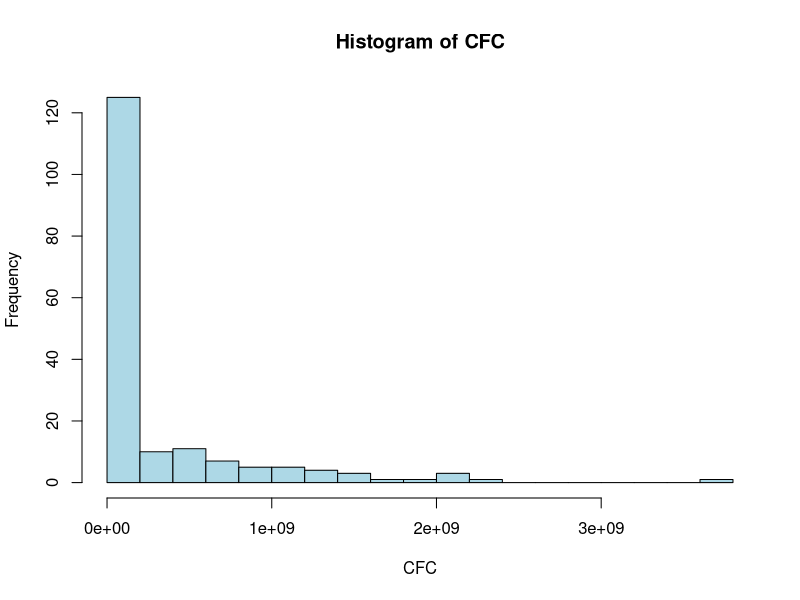
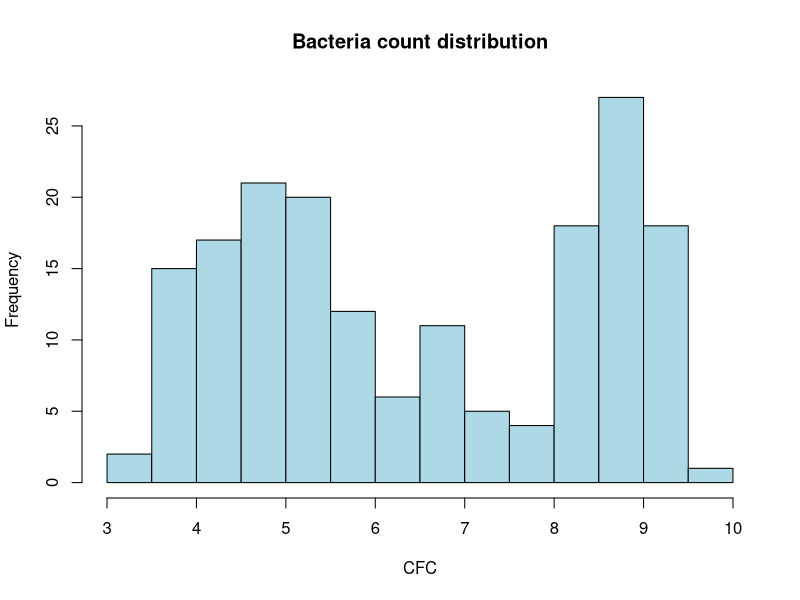
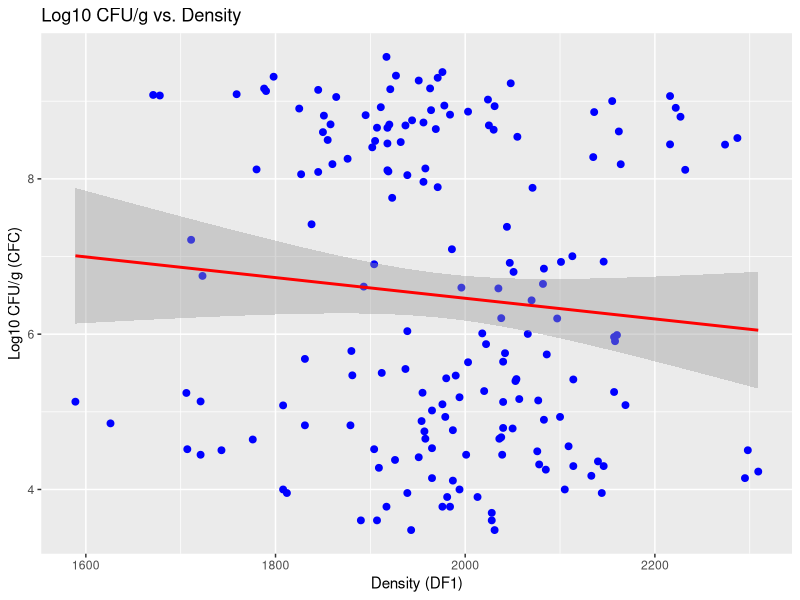
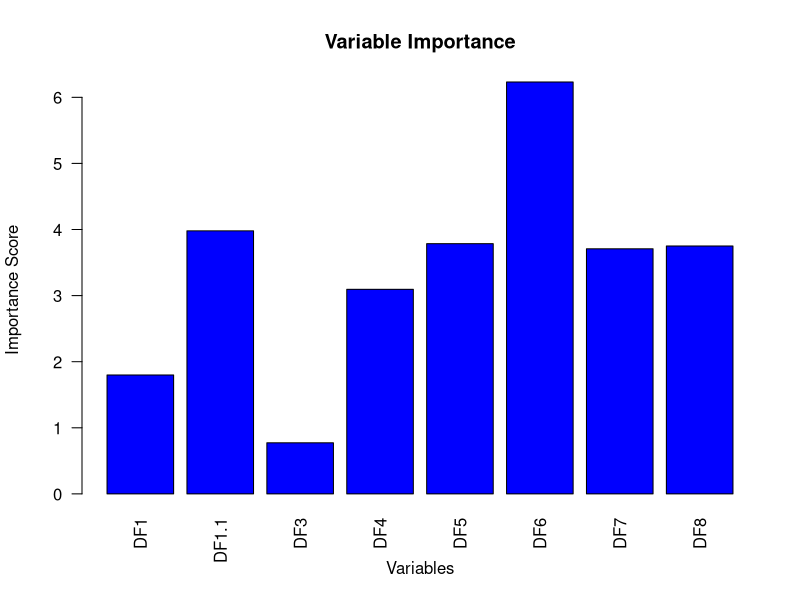
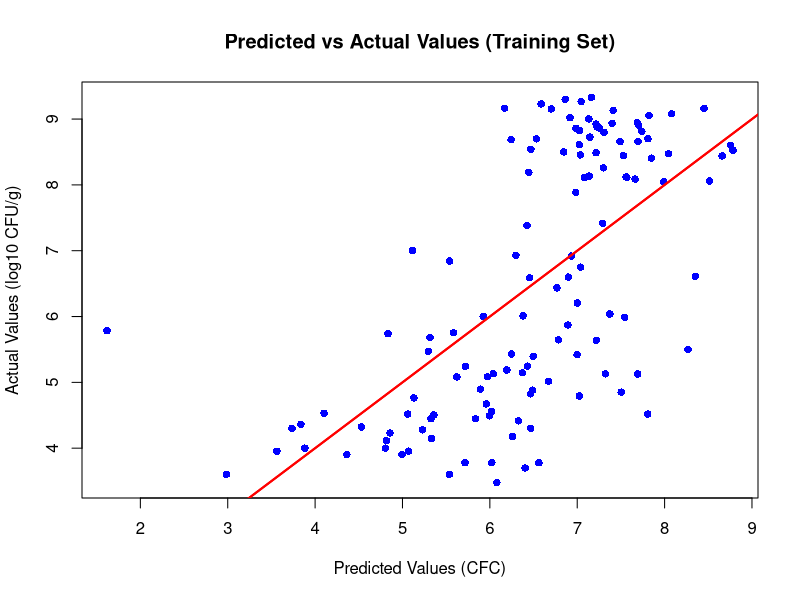
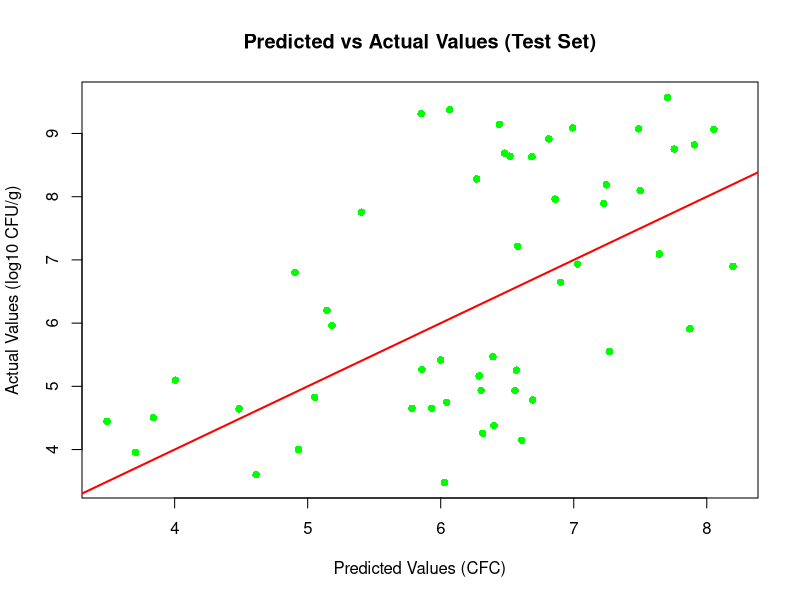
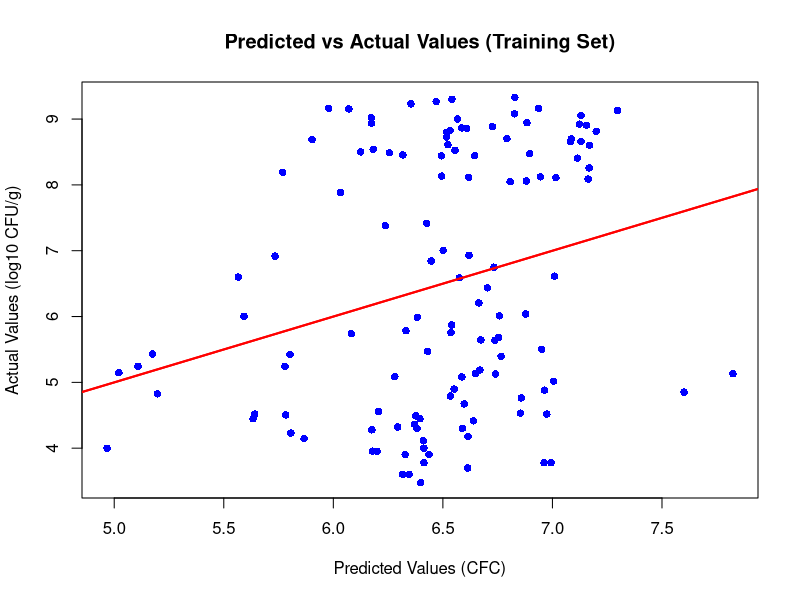
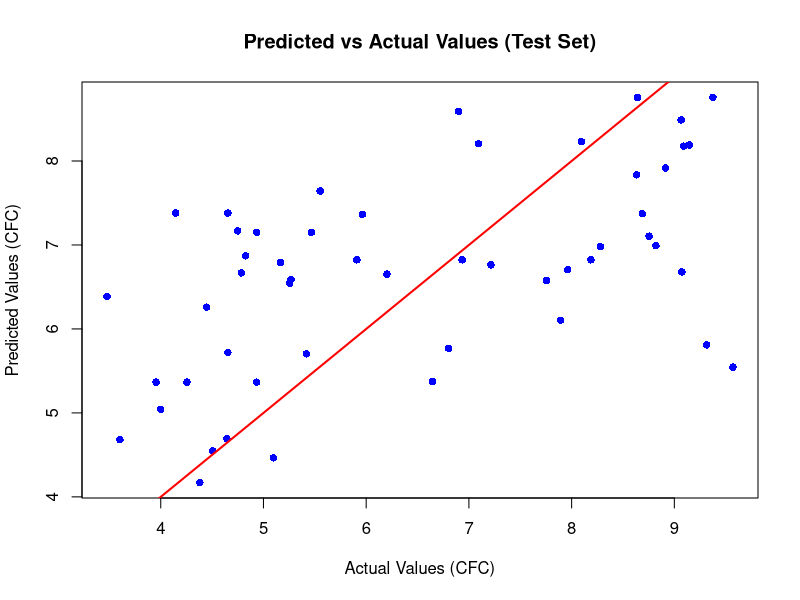

Source code (R) for these figures, in order: (Note: this script raises an error after producing the figures.)
## ---- chunk 1
enose <- read.table('EnoseAllSamples.csv', sep=",", header = TRUE, row.names = 1)
sensory <- read.table('MicroCounts.csv', sep=",", header = TRUE, row.names = 1)
## ---- chunk 2
merged <- merge(enose, sensory, by="row.names")

rownames(merged) = merged[,1]

#remove rownames columns
AllData <- as.data.frame(merged[, -1])
## ---- chunk 3
hist(AllData$CFC,
     main = "Histogram of CFC",
     xlab = "CFC",
     col = "lightblue", breaks = 20)

## ---- chunk 4
AllData$CFC <- log10(AllData$CFC)
hist(AllData$CFC,
     main = "Bacteria count distribution",
     xlab = "CFC",
     col = "lightblue", breaks = 20)
## ---- chunk 5
library(ggplot2)
ggplot(AllData, aes(x = DF1, y = CFC)) +
  geom_point(color = "blue", size = 2) +
  geom_smooth(method = "lm", color = "red") +
  ggtitle("Log10 CFU/g vs. Density") +
  xlab("Density (DF1)") +
  ylab("Log10 CFU/g (CFC)")
## ---- chunk 6
library(caret)
set.seed(8)

trainIndex <- createDataPartition(AllData$CFC, p = .7, list = FALSE, times = 1)

trainSet <- AllData[trainIndex, ]; testSet <- AllData[-trainIndex, ]

trainCl <- trainSet[, ncol(trainSet)]
testCl <- testSet[, ncol(testSet)]
## ---- chunk 7
model.fit <- lm(CFC ~ ., data = trainSet)

summary(model.fit)
## ---- chunk 8
library(caret)
AllData.variableImportance = varImp(model.fit, scale = TRUE)
print(AllData.variableImportance)
## ---- chunk 9
barplot(AllData.variableImportance$Overall,
        names.arg = rownames(AllData.variableImportance),
        col = "blue",
        las = 2,  # Rotate axis labels for better readability
        main = "Variable Importance",
        xlab = "Variables",
        ylab = "Importance Score")
## ---- chunk 10
predictions <- predict(model.fit, newdata = trainSet)

# Generate predictions for the testing set
test_predictions <- predict(model.fit, newdata = testSet)
## ---- chunk 11
# Scatter plot for training set
plot(predictions, trainSet$CFC,
     xlab = "Predicted Values (CFC)",
     ylab = "Actual Values (log10 CFU/g)",
     main = "Predicted vs Actual Values (Training Set)",
     col = "blue", pch = 16)

# Add a diagonal line for reference (perfect prediction line)
abline(a = 0, b = 1, col = "red", lwd = 2)

# Add a diagonal line for reference (perfect prediction line)
abline(a = 0, b = 1, col = "red", lwd = 2)
## ---- chunk 12
# Scatter plot for test set
plot(test_predictions, testSet$CFC,
     xlab = "Predicted Values (CFC)",
     ylab = "Actual Values (log10 CFU/g)",
     main = "Predicted vs Actual Values (Test Set)",
     col = "green", pch = 16)

# Add a diagonal line for reference (perfect prediction line)
abline(a = 0, b = 1, col = "red", lwd = 2)
## ---- chunk 13
library(caret)

# Calculate RMSE for the training set
train_rmse <- RMSE(pred = predictions, obs = trainSet$CFC)
cat("Training RMSE:", train_rmse, "\n")

# Calculate RMSE for the test set
test_rmse <- RMSE(pred = test_predictions, obs = testSet$CFC)
cat("Test RMSE:", test_rmse, "\n")
## ---- chunk 14
model.fit1 <- lm(CFC ~ DF1 + DF4 + DF5, data = trainSet)
predictions <- predict(model.fit1, newdata = trainSet)

# Generate predictions for the testing set
test_predictions <- predict(model.fit1, newdata = testSet)
## ---- chunk 15
# Scatter plot for training set
plot(predictions, trainSet$CFC,
     xlab = "Predicted Values (CFC)",
     ylab = "Actual Values (log10 CFU/g)",
     main = "Predicted vs Actual Values (Training Set)",
     col = "blue", pch = 16)

# Add a diagonal line for reference (perfect prediction line)
abline(a = 0, b = 1, col = "red", lwd = 2)

# Add a diagonal line for reference (perfect prediction line)
abline(a = 0, b = 1, col = "red", lwd = 2)
## ---- chunk 16
model.fit <- train(CFC ~ ., method='lmStepAIC', data=trainSet)
## ---- chunk 17

## ---- chunk 18
evaluate_model <- function(trainSet, testSet, formula, method, tuneGrid = NULL) {
  # Train the model
  model.fit <- train(formula, data = trainSet, method = method, tuneGrid = tuneGrid)
  
  # Generate predictions for training and testing sets
  train_predictions <- predict(model.fit, newdata = trainSet)
  test_predictions <- predict(model.fit, newdata = testSet)
  
  # Calculate RMSE for training and testing sets
  train_rmse <- RMSE(pred = train_predictions, obs = trainSet$CFC)
  test_rmse <- RMSE(pred = test_predictions, obs = testSet$CFC)
  
  # Print RMSE results
  cat("Model:", method, "\n")
  cat("Training RMSE:", train_rmse, "\n")
  cat("Test RMSE:", test_rmse, "\n")
  
  plot(testSet$CFC, test_predictions,
     xlab = "Actual Values (CFC)",
     ylab = "Predicted Values (CFC)",
     main = "Predicted vs Actual Values (Test Set)",
     col = "blue", pch = 16)

# Add a diagonal line for reference
abline(a = 0, b = 1, col = "red", lwd = 2)
  
  # Return the model and RMSEs
  return(list(model = model.fit, train_rmse = train_rmse, test_rmse = test_rmse))
}


## ---- chunk 19
knn_grid <- expand.grid(k = 1:20)

# Evaluate the KNN model
knn_results <- evaluate_model(
  trainSet = trainSet,
  testSet = testSet,
  formula = CFC ~ ., 
  method = "knn",
  tuneGrid = knn_grid
)
## ---- chunk 20
lasso_grid <- expand.grid(alpha = 1, lambda = seq(0.01, 1, by = 0.01))

lasson_results <- evaluate_model(
  trainSet = trainSet,
  testSet = testSet,
  formula = CFC ~ ., 
  method = "glmnet",
  tuneGrid = lasso_grid
)

## ---- chunk 21
enose <- read.table('EnoseAllSamples.csv', sep=",", header = TRUE, row.names = 1)
mcCounts <- read.table('MicroCounts.csv', sep=",", header = TRUE, row.names = 1)
sensory <- read.table('SensoryAllSamples.csv', sep=",", header = TRUE, row.names = 1)

mergedAll <- merge(enose, sensory, by="row.names")
rownames(mergedAll) = mergedAll[,1]

#remove rownames columns
mergedAll <- as.data.frame(merged[, -1])
mergedAll <- merge(mergedAll, sensory, by="row.names")
rownames(mergedAll) = mergedAll[,1] #set row names as the rowname column

## ---- chunk 22
mergedAll <- mergedAll %>% select(-Row.names)

## ---- chunk 23
class_groups <- split(mergedAll, mergedAll$sensory)
library(ggplot2)

# Create frequency plots for each class
for (class in unique(mergedAll$sensory)) {
  # Filter data for the current class
  class_data <- mergedAll[mergedAll$sensory == class, ]
  
  print(ggplot(mergedAll, aes(x = CFC)) +
  geom_histogram(binwidth = 500000, fill = "blue", alpha = 0.7) +
  facet_wrap(~ sensory, scales = "free_y") +
  ggtitle("Frequency Distribution by Class") +
  xlab("CFC") +
  ylab("Frequency") +
  theme_minimal())
}
